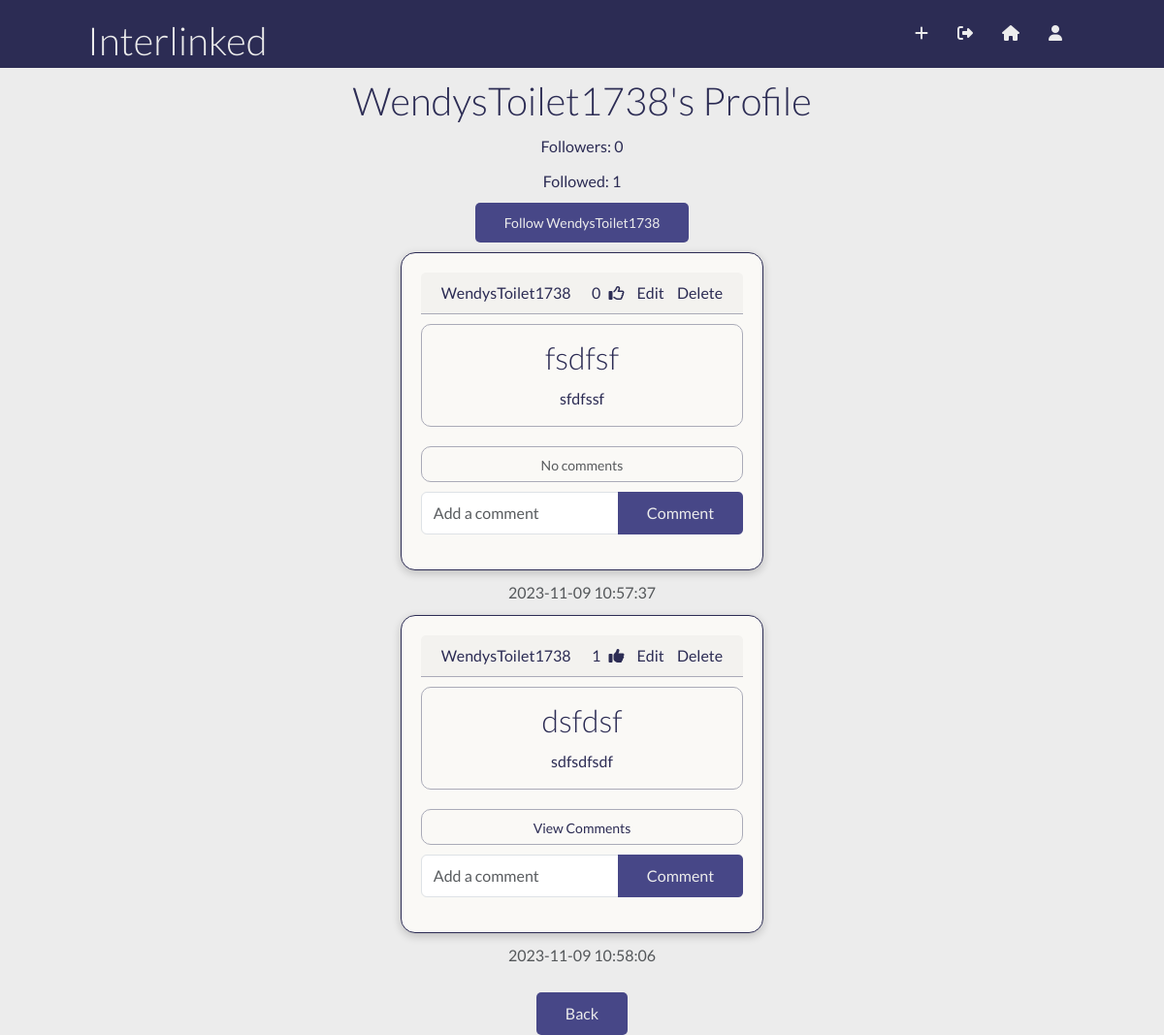
Screenshot of /posts/WendysToilet1738 (signed in) with the database file from the repository.
### flask_app/models.py (models this page shows, shortened)
class User(db.Model, UserMixin):
    id = db.Column(db.Integer, primary_key = True)
    first_name = db.Column(db.String(50))
    last_name = db.Column(db.String(50))
    username = db.Column(db.String(150), unique = True)
    email = db.Column(db.String(150), unique = True)
    password = db.Column(db.String(150))
    created_at = db.Column(db.DateTime(timezone = True), default = func.now())
    posts = db.relationship('Post', backref = 'user', passive_deletes = True)
    comments = db.relationship('Comment', backref = 'user', passive_deletes = True)
    likes = db.relationship('Likes', backref = 'user', passive_deletes = True)
    followed = db.relationship(
        'User', secondary=followers,
        primaryjoin=(followers.c.follower_id == id),
        secondaryjoin=(followers.c.followed_id == id),
        backref=db.backref('followers', lazy='dynamic'), lazy='dynamic')
    def is_following(self, user):
        return self.followed.filter(
            followers.c.followed_id == user.id).count() > 0

class Post(db.Model):
    id = db.Column(db.Integer, primary_key = True)
    title = db.Column(db.String(150), nullable = False)
    text = db.Column(db.Text, nullable = False)
    created_at = db.Column(db.DateTime(timezone = True), default = func.now())
    author = db.Column(db.Integer, db.ForeignKey('user.id', ondelete="CASCADE"), nullable = False)
    comments = db.relationship('Comment', backref = 'post', passive_deletes = True)
    likes = db.relationship('Likes', backref = 'post', passive_deletes = True)

### flask_app/views.py (the view)
@views.route("/posts/<username>")
@login_required
def posts(username):
    user = User.query.filter_by(username=username).first()
    if not user:
        flash('No user found.', category='error')
        return redirect(url_for('views.home'))
    posts = user.posts
    return render_template('post.html', user=user, posts=posts, username=username)

### flask_app/__init__.py (called while the page is built)
def create_app():
    app = Flask(__name__)
    app.config['SECRET_KEY']= "rootroot"
    app.config['SQLALCHEMY_DATABASE_URI'] = f'sqlite:///{DB_NAME}'
    db.init_app(app)
    from .views import views
    from .auth import auth
    app.register_blueprint(views, url_prefix="/")
    app.register_blueprint(auth, url_prefix="/")
    from .models import User, Post, Comment, Likes, followers
    login_manager = LoginManager()
    login_manager.login_view = "auth.login"
    login_manager.init_app(app)
    @login_manager.user_loader
    def load_user(id):
        return User.query.get(int(id))
    with app.app_context():
        db.create_all()
    return app

### flask_app/templates/post.html (shortened to what this page needs)
<!DOCTYPE html>
<html lang="en">
<head>
    <link href="https://cdn.jsdelivr.net/npm/bootstrap@5.3.2/dist/css/bootstrap.min.css" rel="stylesheet"/>
    <link rel="stylesheet" href="../static/css/utilities.css">
    <link rel="stylesheet" href="https://cdnjs.cloudflare.com/ajax/libs/font-awesome/6.4.2/css/all.min.css">
    <link rel="stylesheet" href="../static/css/style.css">
</head>
<body>
    <div class="navbar">
        <div class="container flex">
            <h1 class="logo">Interlinked</h1>
            <nav>
                <ul>
                    {% if user.is_authenticated %}
                    <li><a href="/process-post"><i class="fa-solid fa-plus"></i></a></li>
                    <li><a href="/logout"><i class="fa-solid fa-right-from-bracket"></i></a></li>
                    <li><a href="/home"><i class="fa-solid fa-house"></i></a></li>
                    <li><a href="/view-profile/{{current_user.id}}"><i class="fa-solid fa-user"></i></a></li>
                    {% endif %}
                </ul>
            </nav>
        </div>
    </div>
    <section class="home">
        <h1 align="center">{{user.username}}'s Profile</h1>
        <p align="center">Followers: {{user.followers.count()}}</p>
        <p align="center">Followed: {{user.followed.count()}}</p>
        <div class="container flex">
        {% if not current_user.is_following(user)%}
            <div align="center">
                <form action="{{ url_for('views.follow_user', id=user.id) }}" method="post">
                <button type="submit" class="btn btn-sm btn-success">Follow {{user.username}}</button>
                </form>
                {% else %}
                <form action="{{ url_for('views.unfollow_user', id=user.id) }}" method="post">
                    <button type="submit" class="btn btn-lg btn-success">Unfollow {{user.username}}</button>
                </form>
            </div>
        {% endif %}
        {% if user.posts %}
        {% for p in user.posts %}
        <div class="posts">
            <div class="card home">
                <div class="card-header">
                    <a href="/posts/{{p.user.username}}">{{p.user.username}}</a>
                    <div class="post-a">
                        {{p.likes|length}}
                        {% if user.id in p.likes|map(attribute="author")|list %}
                        <a href="/like-post/{{p.id}}"><i class="fa-solid fa-thumbs-up"></i>
                            {% else %}
                            <a href="/like-post/{{p.id}}"><i class="fa-regular fa-thumbs-up"></i></a>
                            {% endif %}
                            {% if user.id == p.author %}
                            <a href="/update-post/{{p.id}}">Edit</a>
                            <a href="/delete-post/{{p.id}}">Delete</a>
                            {% endif %}
                        </div>
                    </div>
                    <div class="card-body">
                        <div class="card-text">
                            <h2>{{p.title}}</h2>
                            <p>{{p.text}}</p>
                        </div>
                    </div>
                <p class="card-text">
                    {% if p.comments|length > 0 %}
                <a data-bs-toggle="collapse" href="#comments-{{p.id}}" role="button">
                    <small>View Comments</small>
                </a>
                {% else %}
                <small class="text-muted">No comments</small>
                {% endif %}
            </p>
            <form class="input-group mb-3" method="POST" action="/create-comment/{{p.id}}">
                    <input type="text" id="text" name="text" class="form-control" placeholder="Add a comment" />
                    <br/>
                    <button type="submit" class="btn btn-primary">Comment</button>
                    </form>
                </div>
            </div>
            <div class="card-footer text-muted">
                    {{p.created_at}}
                </div>
            {% endfor %}
        {% endif %}
        </div>
    </section>
    <br/>
<div align="center">
    <a href="/home"><button type="button" class="btn btn-lg-primary btn-success">Back</button></a>
</div>
</body>

### flask_app/static/css/utilities.css (style rules this page uses)
.container { max-width: 1100px; margin: 0 auto; overflow: auto; padding: 0 40px; }
.card { background-color: #fff; color:#333; border-radius: 10px; box-shadow: 0 3px 10px rgba(0,0,0,0.2); padding: 20px; margin: 10px; }
.btn { display: inline-block; padding: 10px 30px; cursor: pointer; background-color: var(--primary-color); color:#ECECEC; border: none; border-radius: 5px; }
.flex { display: flex; justify-content: center; align-items: center; height: 100%; }

### flask_app/static/css/style.css (style rules this page uses)
:root { --primary-color: #474787; }
* { box-sizing: border-box; padding: 0; margin: 0; }
body { font-family:'Lato', sans-serif; color: #ECECEC; line-height: 1.6; background-color: #ECECEC; }
ul { list-style-type: none; }
a { text-decoration: none; color: #ECECEC; }
h1, h2 { font-weight: 300; line-height: 1.2; margin: 10px 0; }
p { margin: 10px 0; }
.navbar { background-color: #2c2c54; color:#ECECEC; height: 70px; }
.navbar ul { display: flex; }
.navbar a { padding:10px; margin: 0 5px; }
.navbar .flex { justify-content: space-between; overflow: visible; }
.home { color: #2c2c54; }
.home .card { flex-direction:column; background-color: #FAF9F6; border: #2c2c54 solid 1px; border-radius: 15px; }
.card a { color: #2c2c54; padding: 0px 5px; }
.card-header { display: flex; justify-content: space-between; border-bottom: 1px solid #aaabb8; }
.card-body { padding:10px 0px ; }
.card-text { padding: 5px 5px; border: #aaabb8 1px solid; border-radius: 10px; }
.posts { margin: 0 auto; width: 100%; display: flex; flex-direction: column; }

### rows the page displays
User: username "WendysToilet1738"
Post: user.username "WendysToilet1738", likes|length "0", title "fsdfsf", text "sfdfssf", shows "No comments", created_at "2023-11-09 10:57:37"
Post: user.username "WendysToilet1738", likes|length "1", title "dsfdsf", text "sdfsdfsdf", created_at "2023-11-09 10:58:06"

### other values shown
{{ user.followers.count() }} "0"
{{ user.followed.count() }} "1"
